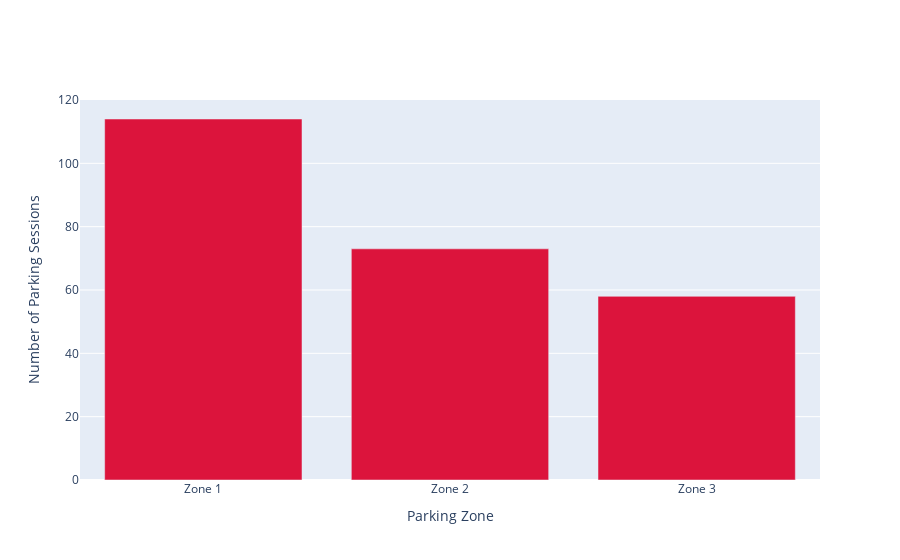

Here is the notebook cell this chart was saved with:
### Markdown cell above
4.4 Distribution of Parking Sessions by parking zones(Class Distribution)

### Code cell
plot_bar(data=df1, variable="parking_zone", colour='crimson')

### Figure 1 — Plotly figure (JSON) as saved in the notebook; plotly's stock layout.template omitted (floating-point values rounded to 4 significant figures)
{"data": [{"marker": {"color": "crimson"}, "type": "bar", "x": ["Zone 1", "Zone 2", "Zone 3"], "y": [114, 73, 58]}], "layout": {"title": {"text": ""}, "xaxis": {"title": {"text": "Parking Zone"}}, "yaxis": {"title": {"text": "Number of Parking Sessions"}}}}
